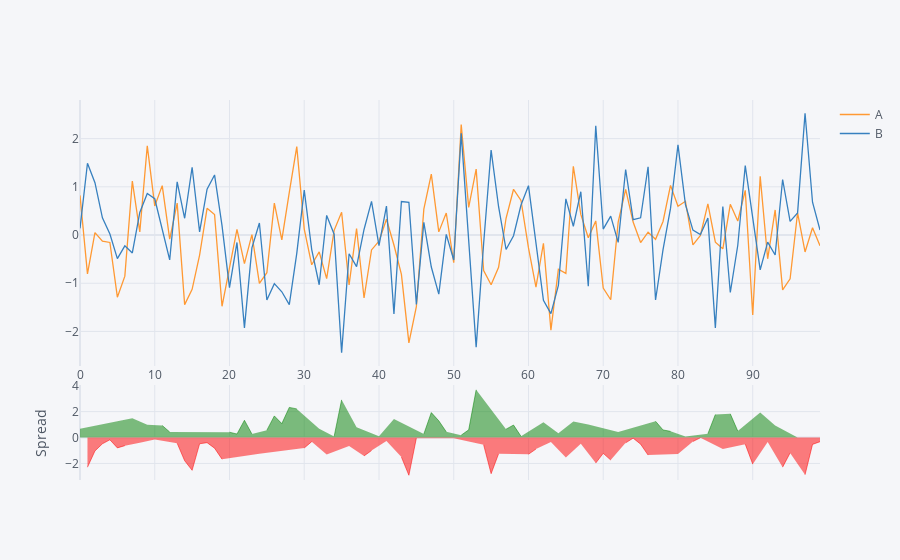

Source (notebook cell):
### Code cell
pd.np = np 
df[["A","B"]].iplot(kind="spread")
#df.iplot(kind="spread",x="A",y="B",mode="markers")
